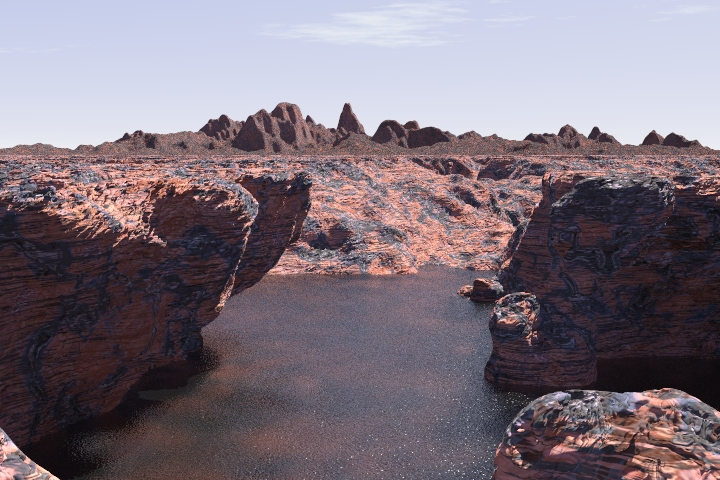
%> input picture lab2/landscape-a.jpg, 720 x 480 px
$ octave main3.m   (GNU Octave 9; MATLAB toolbox functions it lacks are replaced by stand-ins)
%> lines starting %> are read from the running program, lines starting %| are printed output that depends on the picture
### lab2/gaussian.m
function G=gaussian(sigma)
for x=-3*sigma:3*sigma
    G(x+3*sigma+1)=1/(sigma*sqrt(2*pi))*exp(-x*x/(2*(sigma)^2));
end
end

### lab2/ImageDerivatives.m
function F=ImageDerivatives(img , sigma , type)
G=gaussian(sigma);
Gd=gaussianDer(G,sigma);
if type=='xx'
    F=conv2(img, Gd, 'same');
    F=conv2(F, Gd, 'same');
    size(F)
elseif type=='xy'
    F=conv2(img, Gd, 'same');
    F=conv2(F, Gd', 'same');
    size(F)
elseif type==('yx')
    F=conv2(img, Gd', 'same');
    F=conv2(F, Gd, 'same');
    size(F)
elseif type==('yy')
    F=conv2(img, Gd, 'same');
    F=conv2(F, Gd', 'same');
    size(F)
elseif type==('x')
    F=conv2(img, Gd, 'same');
    size(F)
elseif type==('y')
    F=conv2(img, Gd', 'same');
    size(F)
end
end

### lab2/gaussianDer.m
function Gd =gaussianDer(G, sigma)
x=-3*sigma:3*sigma;
Gd=(-x/sigma).*G;
 end

### lab2/main3.m
clc
clear all
close all
%% create an image
% im=ones(10,10);
% im=padarray(im,[100 100],0,'both');
im=imread('landscape-a.jpg');
%> im is the input picture: size 480x720x3 uint8; mean R, G, B 124.1, 112.8, 123
im=rgb2gray(im);
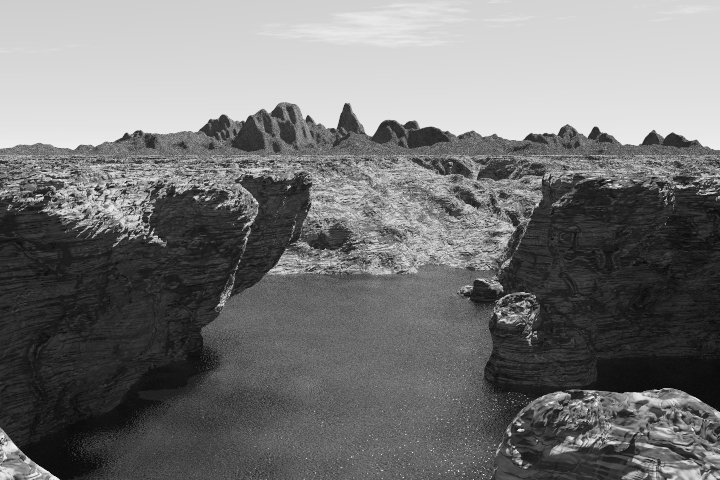
%> im: size 480x720 uint8; min 6, max 253, mean 117.4
figure(1)
imshow(im);
%% different directions and orders of derivative
sigma=10;
F=ImageDerivatives(im, sigma, 'xx');
%> in ImageDerivatives, `F=conv2(img, Gd, 'same');`:
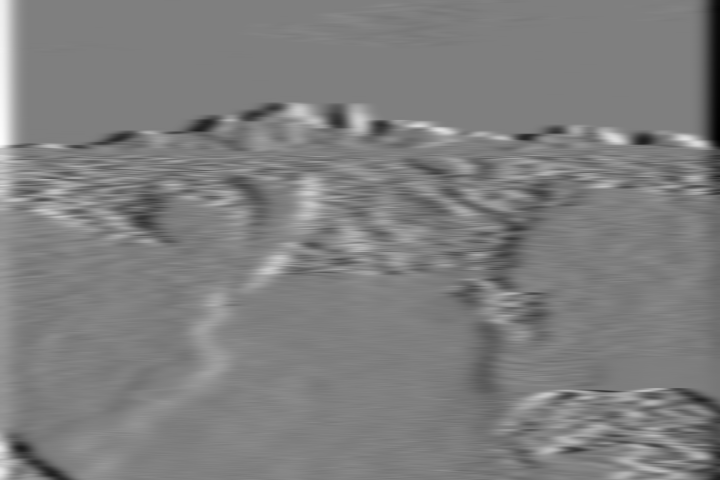
%> F: size 480x720 double; min -92, max 92.68, mean 0; drawn with min black and max white
%> in ImageDerivatives, `F=conv2(F, Gd, 'same');`:
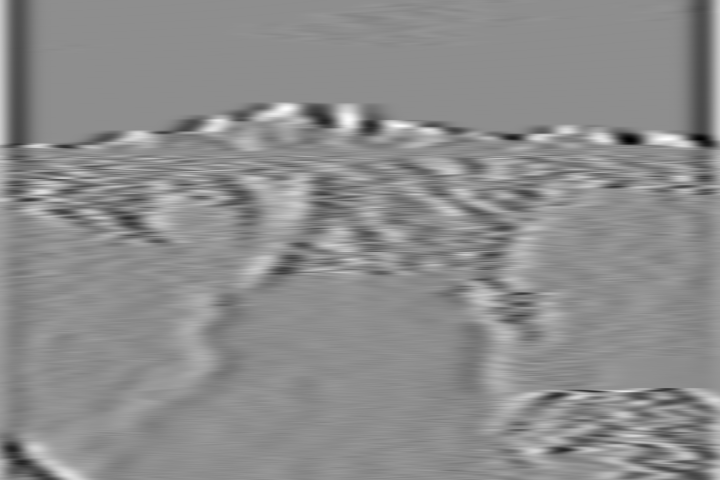
%> F: size 480x720 double; min -41.42, max 32.8, mean -0.4; drawn with min black and max white
figure(2)
subplot(231)
imshow(F,[]);
title('type=xx');
F=ImageDerivatives(im, sigma, 'xy');
%> call 2 of ImageDerivatives, with sigma = 10, type = 'xy'
%> in ImageDerivatives (call 2), `F=conv2(F, Gd', 'same');`:
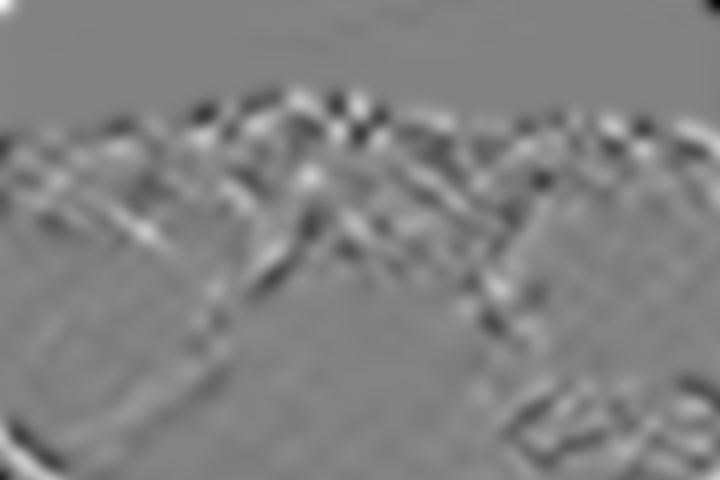
%> F: size 480x720 double; min -33.75, max 32.36, mean 0; drawn with min black and max white
subplot(232)
imshow(F,[]);
title('type=xy');
F=ImageDerivatives(im, sigma, 'yx');
%> call 3 of ImageDerivatives, with sigma = 10, type = 'yx'
%> in ImageDerivatives (call 3), `F=conv2(img, Gd', 'same');`:
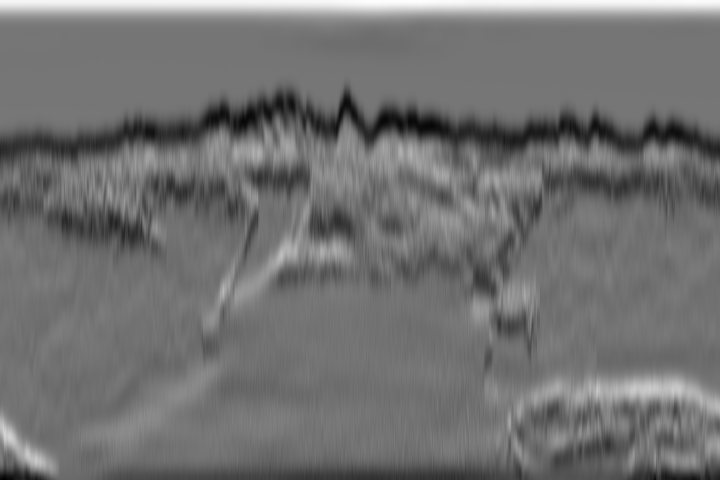
%> F: size 480x720 double; min -72.81, max 87.84, mean -1.3; drawn with min black and max white
subplot(233)
imshow(F,[]);
title('type=yx');
F=ImageDerivatives(im, sigma, 'yy');
subplot(234)
imshow(F,[]);
title('type=yy');
F=ImageDerivatives(im, sigma, 'x');
subplot(235)
imshow(F,[]);
title('type=x');
F=ImageDerivatives(im, sigma, 'y');
subplot(236)
imshow(F,[]);
title('type=y');

$ run again, with lab2/landscape-b.jpg copied over lab2/landscape-a.jpg
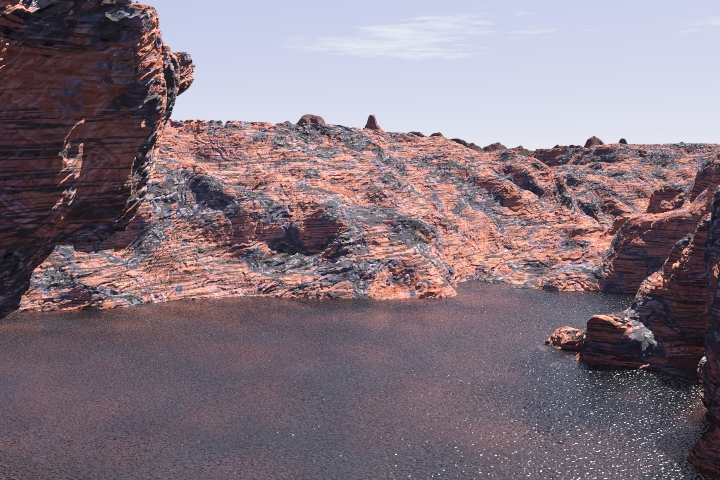
%> input picture lab2/landscape-b.jpg, 720 x 480 px
%> im is the input picture: size 480x720x3 uint8; mean R, G, B 132, 117.3, 127.3
%> im: size 480x720 uint8
%> in ImageDerivatives (call 2), `F=conv2(F, Gd', 'same');`:
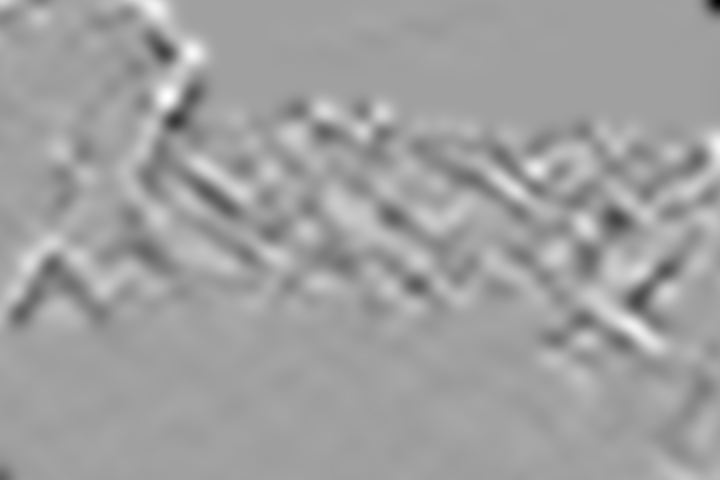
%> F: size 480x720 double; min -33.43, max 19.69, mean -0.0138; drawn with min black and max white
%> in ImageDerivatives (call 3), `F=conv2(img, Gd', 'same');`:
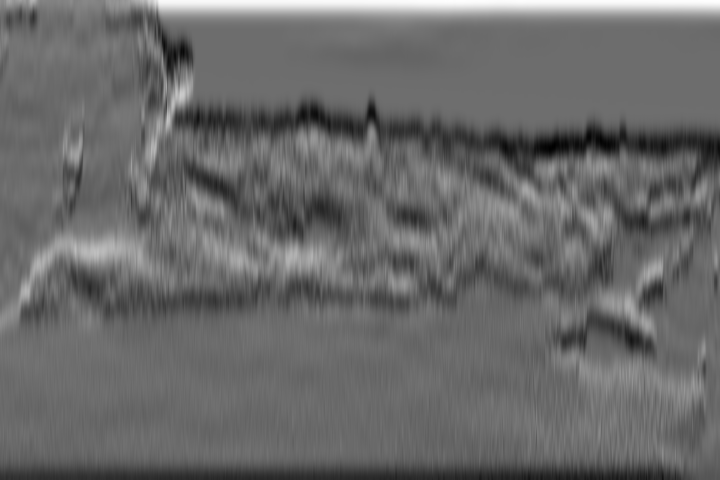
%> F: size 480x720 double; min -61.75, max 84.94, mean -0.9; drawn with min black and max white
